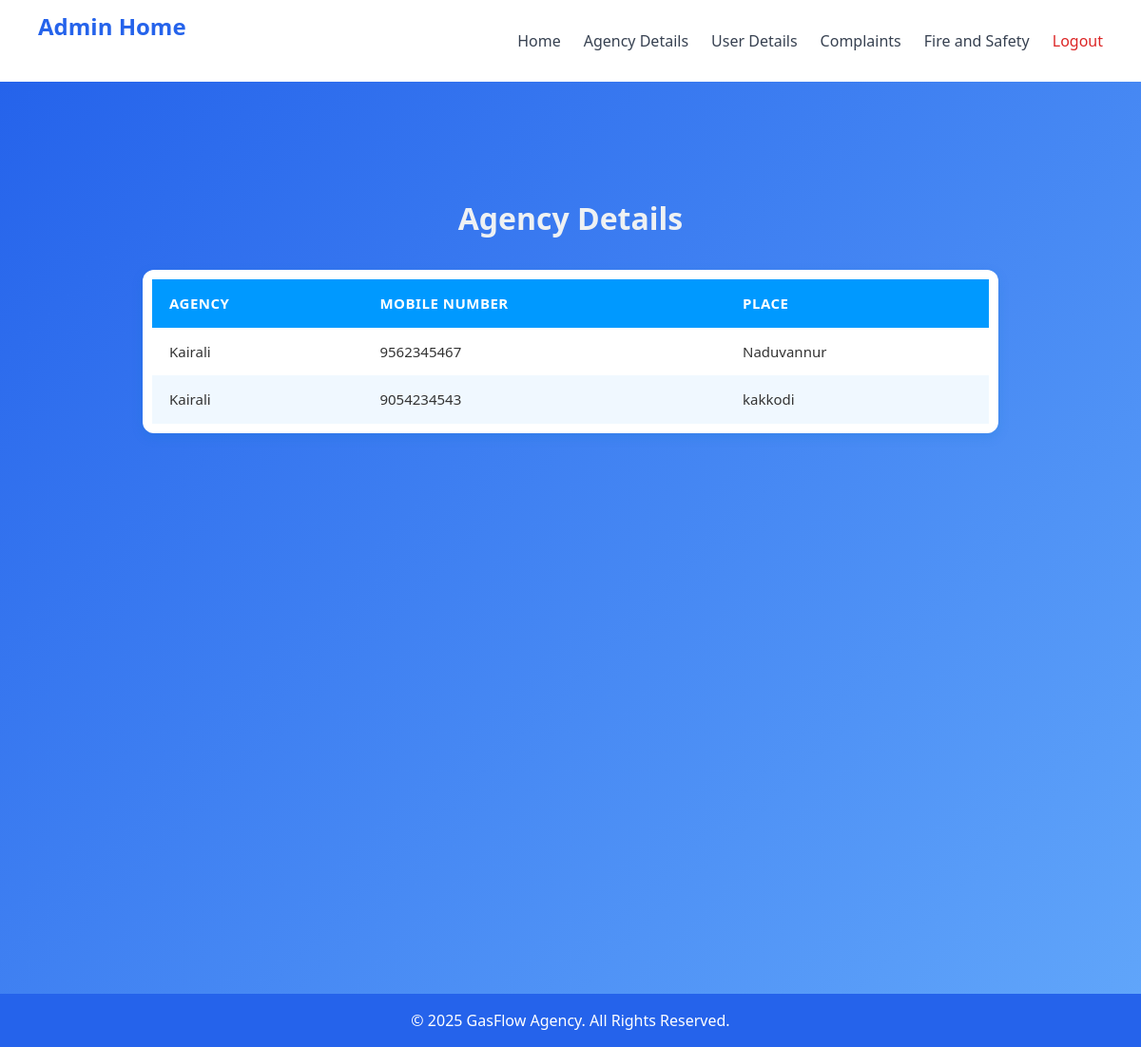
/agencyview, run on the app's committed database.
### gasapp/models.py (models this page shows)
class AgencyTable(models.Model):
    Agencyname=models.CharField(max_length=100,null=True,blank=True)
    Phone=models.IntegerField(null=True,blank=True)
    place=models.CharField(null=True,blank=True)
    LOGINID=models.ForeignKey(LoginTable,on_delete=models.CASCADE,null=True,blank=True)

### gasapp/views.py (the view)
# urls.py: path('agencyview',agencyview.as_view(),name='agencyview'),
class agencyview(View):
    def get(self,request):
        agency=AgencyTable.objects.all()
        return render(request,'Administration/viewagency.html',{'agencydata':agency})

### templates/Administration/viewagency.html (shortened to what this page needs)
{% extends "Administration/adminhome.html" %}
{% block body %}
<main>
  <h1>Agency Details</h1>
  <div class="table-container">
    <table>
      <thead>
        <tr>
          <th>Agency</th>
          <th>Mobile Number</th>
          <th>Place</th>
        </tr>
      </thead>
      <tbody>
        {% for f in agencydata %}
        <tr>
          <td>{{ f.Agencyname }}</td>
          <td>{{ f.Phone }}</td>
          <td>{{ f.place }}</td>
        </tr>
        {% empty %}
        <tr>
          <td colspan="3" class="no-data">No agency details found.</td>
        </tr>
        {% endfor %}
      </tbody>
    </table>
  </div>
</main>
{% endblock %}

### templates/Administration/viewagency.html (style rules this page uses)
body { font-family: 'Poppins', sans-serif; background-color: #e6f3ff; margin: 0; padding: 0; }
main { padding: 40px 20px; min-height: 100vh; }
h1 { color: #eef1f3; text-align: center; font-size: 32px; font-weight: 700; margin-bottom: 30px; }
.table-container { background-color: #ffffff; border-radius: 12px; box-shadow: 0px 4px 12px rgba(0, 122, 204, 0.2); overflow-x: auto; max-width: 900px; margin: 0 auto; padding: 10px; }
table { width: 100%; border-collapse: collapse; }
thead { background-color: #0099ff; color: #ffffff; }
th, td { padding: 14px 18px; text-align: left; font-size: 15px; }
th { text-transform: uppercase; font-weight: 600; letter-spacing: 0.5px; }
tbody tr:nth-child(even) { background-color: #f0f8ff; }
td { color: #333333; }

### data on the page
AgencyTable: Agencyname "Kairali", Phone "9562345467", place "Naduvannur"
AgencyTable: Agencyname "Kairali", Phone "9054234543", place "kakkodi"
